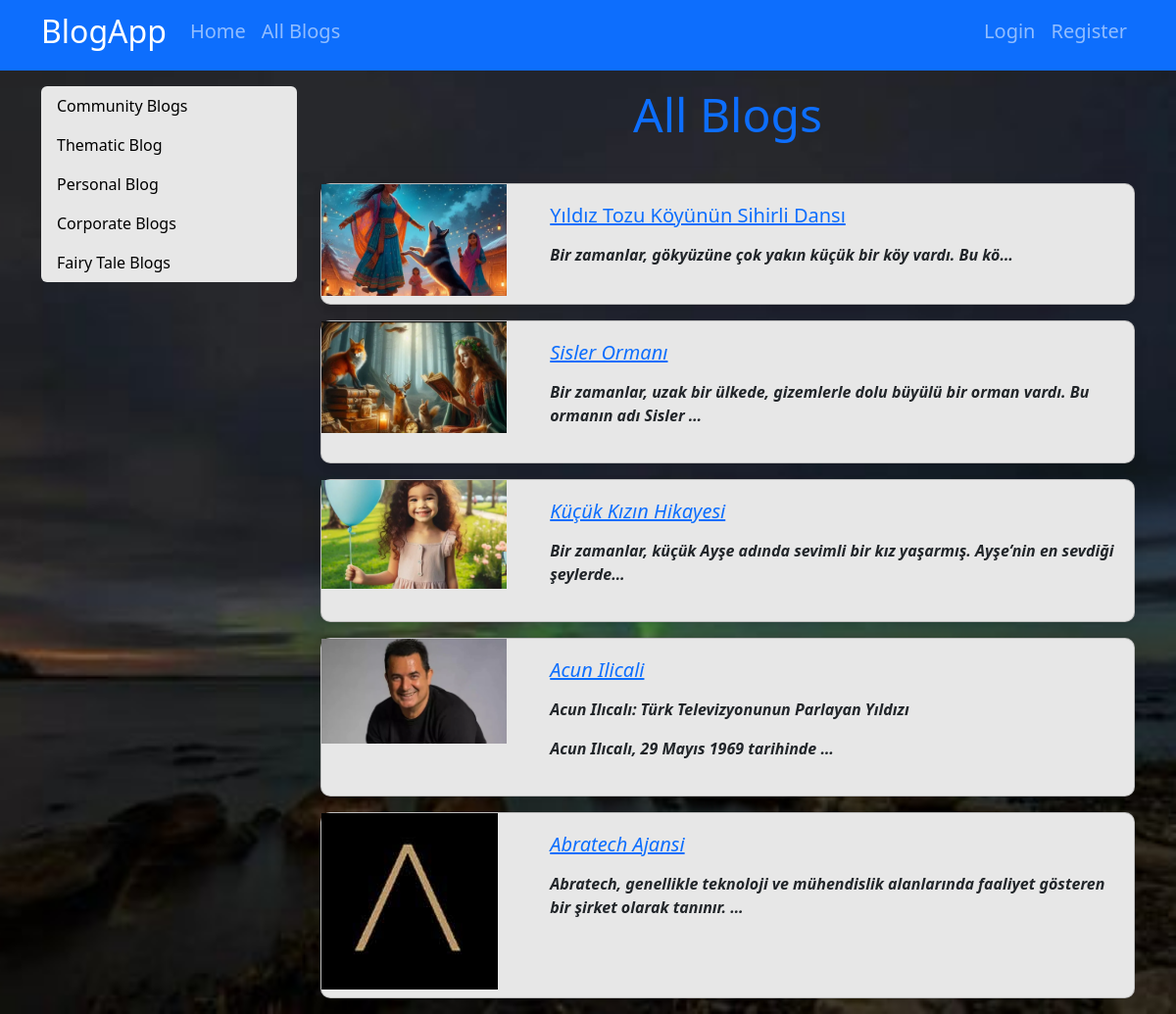
/allblogs/, run on the app's committed database.
### blog/models.py (models this page shows, shortened)
class Category(models.Model):
    name = models.CharField(max_length=150)
    slug = models.SlugField(null=False,blank=False,unique=True,db_index=True,editable=True)

class Blog(models.Model):
    title = models.CharField(max_length=200)
    image = models.ImageField(upload_to="blogs")
    description = RichTextField()
    is_active = models.BooleanField(default=False)
    is_home = models.BooleanField(default=False)
    slug = models.SlugField(null=False,blank=True,unique=True,db_index=True,editable=True)
    categories = models.ManyToManyField(Category)

### blog/views.py (the view)
# urls.py: path("allblogs/",views.blogs,name="blogs"),
def blogs(request):
     context1 = {
       "blogs": Blog.objects.filter(is_active=True),
       "categories" : Category.objects.all()
      }
     return render(request,"blog/blogs.html",context1)

### blog/templates/blog/blogs.html (shortened to what this page needs)
{% extends "base.html" %}
{% block icerik %}
<div class="container mt-3">
    <div class = "row" >
      <div class="col-3">
       {%include 'partials/_categories.html'%}
      </div>
      <div class="col-9">
        <h2 class="display-5 text-center text-primary mb-4"> All Blogs</h2>
        <hr>
        {% if blogs|length > 0 %}
          {%for blog in blogs %}
              {%if blog.is_active %}
                  {%include 'blog/partials/_blog.html'%}
              {%endif%}
          {%endfor%}
        {% else %}
          <div class = "alert alert-warning"><h1>No Blogs</h1> </div>
        {% endif %}
      </div>
    </div>
</div>
{% endblock %}

### templates/base.html (shortened to what this page needs)
{% load static %}
<!DOCTYPE html>
<html lang="en">
<head>
    <link rel="stylesheet" href="{% static 'css/bootstrap.min.css'%}">
    <link rel="stylesheet" href="{% static 'css/base.css' %}">
</head>
<body>
   {%include 'partials/_navbar.html'%}
    {% block icerik %}{% endblock %}
</body>
</html>

### templates/partials/_navbar.html
<nav class ="navbar navbar-dark bg-primary navbar-expand-lg">
    <div class="container d-flex justify-content-start">
        <a class="navbar-brand" href="{%url 'home' %}"><h2>BlogApp</h2></a>
        <ul class = "navbar-nav me-auto">
            <li class="nav-item">
                <a class ="nav-link" href="{%url 'home' %}"><h5>Home</h5></a>
            </li>
            <li class="nav-item">
                <a class ="nav-link" href="{%url 'blogs' %}"><h5>All Blogs</h5></a>
            </li>
        </ul>
        <ul class = "navbar-nav ms-auto">
            {%if user.is_authenticated %}
                <li class="nav-item">
                    <a class ="nav-link" href="{%url 'logout' %}"><h5>Logout</h5></a>
                </li>
                <li class="nav-item">
                    <a class ="nav-link" href=""><h5>Welcome, {{ user.get_full_name|title}}</h5></a>
                </li>
             {% else %}
                <li class="nav-item">
                    <a class ="nav-link" href="{%url 'login' %}"><h5>Login</h5></a>
                </li>
                <li class="nav-item">
                    <a class ="nav-link" href="{%url 'register' %}"><h5>Register</h5></a>
                </li>
             {%endif%}
        </ul>
    </div>
</nav>

### templates/partials/_categories.html
{% load static %}
{%block css_files %}
<link rel="stylesheet" href="{%static 'blog/css/style.css'%}">
{%endblock%}
<div class="list-group">
    {% for  category in categories %}
         {% if category.slug == selected_category %}
            <a class="list-group-item list-group-item-action active" href="{% url 'blogs_by_category' category.slug %}">{{category.name|title}}</a>
         {% else %}
            <a class="list-group-item list-group-item-action" href="{% url 'blogs_by_category' category.slug %}">{{category.name|title}}</a>
         {% endif %}
    {% endfor %}
</div>

### blog/templates/blog/partials/_blog.html
{% load static %}
<div class="card mb-3">
    <div class="row">
        <div class="col-md-3">
            <img src="{{ blog.image.url }}" alt="" class="img-fluid mb-2">
        </div>
        <div class="col-md-9">
            <div class="card-body">
                <h5 class="card-title">
                    <a href="{% url 'blogdetails' blog.slug %}">
                    {{ blog.title }}
                    </a>
                </h5>
                <p class="card-text"> <em> {{ blog.description|safe|truncatechars:125}}  </em> </p>
            </div>
        </div>
    </div>
</div>

### blog/static/blog/css/style.css (style rules this page uses)
body { background: url('../img/basicpp.jpg') no-repeat center center fixed; background-size: cover; }
.card { background-color: rgb(231, 231, 231); border-radius: 10px; box-shadow: 0 4px 8px rgba(0, 0, 0, 0.1); margin-bottom: 20px; }
.card-body { padding: 20px; }
.list-group-item { background-color:rgb(231, 231, 231); border: none; color: #000000; }

### data on the page
Category: name "Community Blogs"
Category: name "Thematic Blog"
Category: name "Personal Blog"
Category: name "Corporate Blogs"
Category: name "Fairy Tale Blogs"
Blog: image (picture), title "Yıldız Tozu Köyünün Sihirli Dansı", description "Bir zamanlar, gökyüzüne çok yakın küçük bir köy vardı. Bu kö…"
Blog: image (picture), title "Sisler Ormanı", description "Bir zamanlar, uzak bir ülkede, gizemlerle dolu büyülü bir orman vardı. Bu ormanın adı Sisler …"
Blog: image (picture), title "Küçük Kızın Hikayesi", description "Bir zamanlar, küçük Ayşe adında sevimli bir kız yaşarmış. Ayşe’nin en sevdiği şeylerde…"
Blog: image (picture), title "Acun Ilicali", description "Acun Ilıcalı: Türk Televizyonunun Parlayan Yıldızı Acun Ilıcalı, 29 Mayıs 1969 tarihinde …"
Blog: image (picture), title "Abratech Ajansi", description "Abratech, genellikle teknoloji ve mühendislik alanlarında faaliyet gösteren bir şirket olarak tanınır. …"
